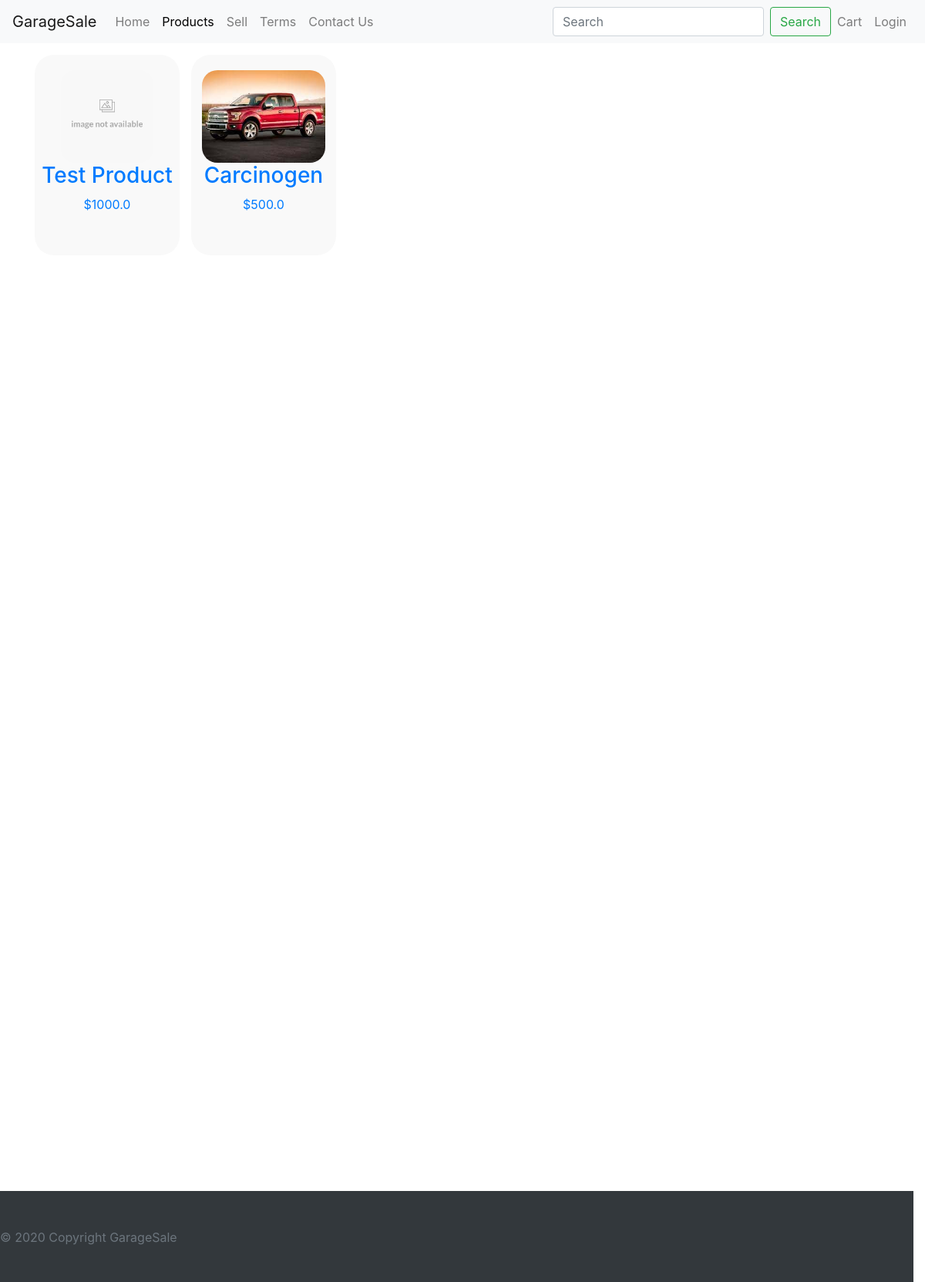
/products (signed in), run on the app's committed database.
### tables this page shows
CREATE TABLE "Products"
(
	id INTEGER
		primary key autoincrement,
	name TEXT not null,
	price REAL not null,
	description TEXT,
	tags TEXT,
	image_file TEXT,
	condition TEXT,
	user int
		constraint Products_Users_uid_fk
			references Users
);

### garage_sale/routes.py (the view, shortened to what this page needs)
@app.route('/products', methods=['GET', 'POST'])
def product_list():
    uid = session.get("uid", None)
    db = database()
    c = db.cursor()
    if uid is None:
        products = c.execute("SELECT * FROM Products").fetchall()
    else:
        products = c.execute("SELECT * FROM Products WHERE user = ?", (uid,)).fetchall()
    return render_template("products.j2", products=products, user=getUser())

### garage_sale/__init__.py (called while the page is built)
def make_g(function):
    @wraps(function)
    def wrapper():
        value = getattr(g, function.__name__, None)
        if value is None:
            value = function()
            setattr(g, function.__name__, value)
        return value
    return wrapper

### garage_sale/database.py (called while the page is built)
@make_g
def database():
    return sqlite3.connect(DATABASE)

@app.teardown_appcontext
def close_connection(exception):
    db = database()
    if db is not None:
        db.close()

### garage_sale/routes.py (called while the page is built)
def getUser():
    uid = session.get("uid", None)
    exp = session.get("expires", None)
    if uid is None or exp is None or exp > (datetime.now() + timedelta(hours=1)):
        return None
    db = database()
    usr = db.cursor().execute('''
        SELECT fname, lname, email FROM users WHERE uid=?
    ''', (uid,)).fetchone()
    return usr

### garage_sale/templates/products.j2 (shortened to what this page needs)
{% extends "base/base.j2" %}
{% import "base/macros.j2" as macro %}
{% block styles %}
    {{ macro.css_stylesheet(url_for('static', filename='styles/products.css')) }}
{% endblock %}
{% block content %}
    <body>
    <div class="closesCart container">
        {% for p in products %}
            <div class="product" id="{{ p[0] }}">
                <a href="{{ url_for('product', product_id=p[0]) }}">
                    <div class="product-image">
                        <img class="prodImg"
                             src="{{ url_for('static', filename=('images/products/' + p[5]) if p[5] else "images/product_image_not_available.png") }}"
                             alt="product image">
                    </div>
                    <h3 class="prodTitle">{{ p[1] }}</h3>
                    <p class="price">${{ p[2] }}</p>
                </a>
                {% if user %}
                {% else %}
                    <div class="center">
                    </div>
                {% endif %}
            </div>
        {% endfor %}
    </div>
    </body>
{% endblock %}

### garage_sale/static/styles/products.css (style rules this page uses)
.product { background-color: #F9F9F9; width: 188px; margin-top: 15px; margin-bottom: 15px; margin-right: 15px; border-radius: 25px; float: left; }
.product-image { height: 120px; max-width: 188px; overflow: hidden; margin-top: 20px; margin-left: auto; margin-right: auto; }
.product-image img { display: block; border-radius: 20px; margin: auto; max-width: 188px; max-height: 120px; }
.prodTitle { text-align: center; }
.price { text-align: center; }

### garage_sale/static/styles/base.css (style rules this page uses)
html { position: relative; min-height: 100%; }

### data on the page
Products: shows a picture, name "Test Product", price "1000.0"
Products: image_file (picture), name "Carcinogen", price "500.0"
